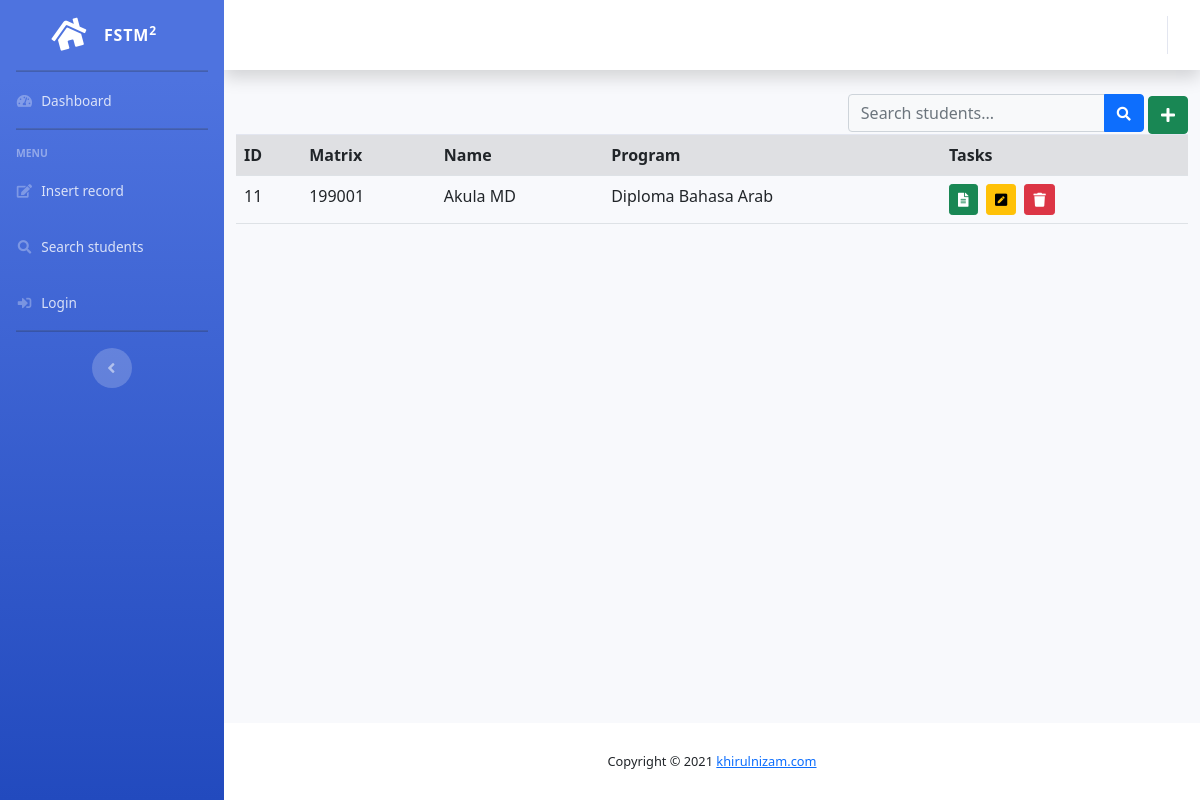
/search-admin.php?keyword=Akula MD, run on the app's committed database.
### tables this page shows
CREATE TABLE IF NOT EXISTS `students` (
  `id` int(11) unsigned NOT NULL AUTO_INCREMENT,
  `matrixno` varchar(10) NOT NULL,
  `name` varchar(50) DEFAULT NULL,
  `address` blob,
  `dob` date DEFAULT NULL,
  `programcode` varchar(6) DEFAULT NULL,
  `rshortcourses` varchar(255) DEFAULT NULL,
  `codefaculty` varchar(50) DEFAULT NULL,
  PRIMARY KEY (`matrixno`),
  KEY `id` (`id`)
);

CREATE TABLE IF NOT EXISTS `programs` (
  `id` int(11) NOT NULL AUTO_INCREMENT,
  `programcode` varchar(6) NOT NULL DEFAULT '0',
  `programname` varchar(50) NOT NULL DEFAULT '0',
  `codefaculty` varchar(50) DEFAULT NULL,
  PRIMARY KEY (`id`)
);

### search-admin.php (the view, shortened to what this page needs)
<?php
	include "include/header.template.php";
?>
<div class="float-right">
          <form class="d-none d-sm-inline-block form-inline mr-auto ml-md-3 my-2 my-md-0 mw-100 navbar-search"
          method="get" action="">
            <div class="input-group">
              <input type="text" name="keyword"
              class="form-control bg-light border-1 small" placeholder="Search students..." aria-label="Search" aria-describedby="basic-addon2">
              <div class="input-group-append">
                <button class="btn btn-primary" type="submit">
                  <i class="fas fa-search fa-sm"></i>
                </button>
              </div>
            </div>
          </form>
          <button href="forminsert.php" class="btn btn-success"
          	 title="Add new student">
          	<i class="fas fa-plus"></i>
          </button>
</div>
<?php
include "include/dbconnect.php";
if(isset($_GET['keyword'])){
	$keyword=$_GET['keyword'];
	$sql = "SELECT students.id, matrixno, name, address,
			students.programcode, programname
				FROM students
				INNER JOIN programs
				ON students.programcode = programs.programcode
				WHERE name LIKE '%$keyword%'
				ORDER BY matrixno ASC";
}
$result = mysqli_query($conn, $sql);
if (mysqli_num_rows($result) > 0) {
    ?>
	<table class="table table-striped">
		<tr>
			<th>ID</th>
			<th>Matrix</th>
			<th>Name</th>
			<th>Program</th>
			<th>Tasks</th>
		</tr>
	<?php
    while($row = mysqli_fetch_assoc($result)) {
    	$id=$row['id'];
    	echo "<tr>";
        echo "<td> $id </td>";
        echo "<td> ".$row['matrixno'] ."</td>";
        echo "<td> ".$row['name'] ."</td>";
        echo "<td> ".$row['programname'] ."</td>";
        echo "<td> ";
        echo "<a href='formshow.php?x=$id' ".
    			"class='btn btn-success btn-sm'>".
    			"<i class='fas fa-file-alt'></i>".
    			"</a> &nbsp;";
        echo "<a href='formupdate.php?x=$id' ".
    			"class='btn btn-warning btn-sm'>".
    			"<i class='fas fa-pen-square'></i>".
    			"</a> &nbsp;";
        echo "<button class='btn btn-danger btn-sm'".
        		"onclick='confirmdelete($id)'>".
    			"<i class='fas fa-trash'></i>".
    			"</button> &nbsp;";
        echo "</td></tr>\n";
    }
    ?>
	</table>
    <?php
}
else {
    echo "Search not found";
}
?>
<?php
	include "include/footer.template.php";
?>

### data on the page
students: id "11", matrixno "199001", name "Akula MD", programs.programname "Diploma Bahasa Arab"

### other printed values
date ("Y") "2021"
